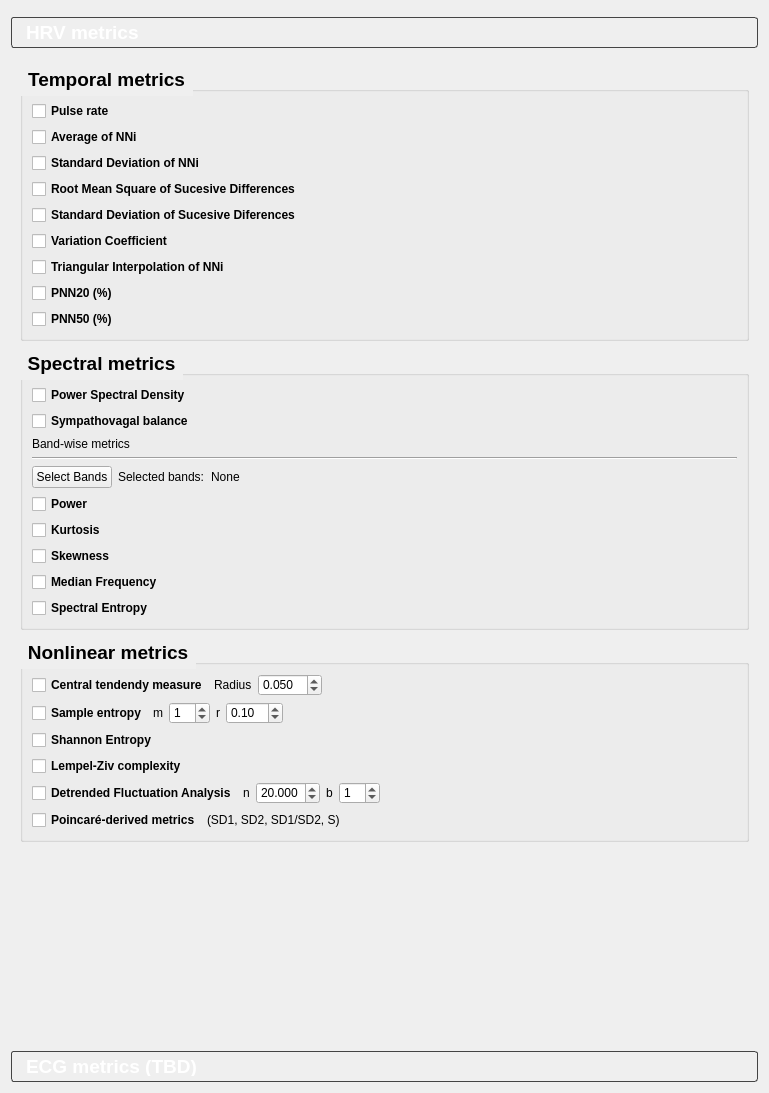
<?xml version="1.0" encoding="UTF-8"?>
<ui version="4.0">
 <class>Form</class>
 <widget class="QWidget" name="Form">
  <property name="geometry">
   <rect>
    <x>0</x>
    <y>0</y>
    <width>769</width>
    <height>1093</height>
   </rect>
  </property>
  <property name="windowTitle">
   <string>Form</string>
  </property>
  <layout class="QVBoxLayout" name="verticalLayout_4">
   <item>
    <widget class="QFrame" name="topContentWidget">
     <property name="frameShape">
      <enum>QFrame::StyledPanel</enum>
     </property>
     <property name="frameShadow">
      <enum>QFrame::Raised</enum>
     </property>
    </widget>
   </item>
   <item>
    <widget class="QToolBox" name="toolBox">
     <property name="font">
      <font>
       <pointsize>14</pointsize>
       <weight>75</weight>
       <bold>true</bold>
      </font>
     </property>
     <property name="styleSheet">
      <string notr="true">QToolBox::tab {
    background: qlineargradient(
        spread:pad, x1:0, y1:0, x2:1, y2:0,
        stop:0 #6a0dad, stop:1 #ec407a
    );
    color: white;        
    font-weight: bold; 
    padding: 5px 10px;   
    border: 1px solid #444;
    border-radius: 3px;
}

/* Color de texto dentro de la pestaña activa */
QToolBox::tab:selected {
    color: white;
}
</string>
     </property>
     <property name="currentIndex">
      <number>0</number>
     </property>
     <widget class="QWidget" name="HRVmetrics">
      <property name="geometry">
       <rect>
        <x>0</x>
        <y>0</y>
        <width>751</width>
        <height>985</height>
       </rect>
      </property>
      <attribute name="label">
       <string>HRV metrics</string>
      </attribute>
      <layout class="QGridLayout" name="gridLayout">
       <item row="1" column="0">
        <widget class="QGroupBox" name="spectral_metrics">
         <property name="font">
          <font>
           <pointsize>14</pointsize>
           <weight>75</weight>
           <bold>true</bold>
          </font>
         </property>
         <property name="styleSheet">
          <string notr="true">QGroupBox::title {
    subcontrol-origin: margin;
    subcontrol-position: top left; 
    padding: 5px;                 
    letter-spacing: 1px;
    
    color: qlineargradient(
        spread:pad, x1:0, y1:0, x2:1, y2:0,
        stop:0 #6a0dad, stop:1 #ec407a
    );
}</string>
         </property>
         <property name="title">
          <string>Spectral metrics</string>
         </property>
         <layout class="QVBoxLayout" name="verticalLayout_2">
          <item>
           <layout class="QHBoxLayout" name="horizontalLayout">
            <item>
             <widget class="QCheckBox" name="psdCBox">
              <property name="font">
               <font>
                <weight>75</weight>
                <bold>true</bold>
               </font>
              </property>
              <property name="text">
               <string>Power Spectral Density</string>
              </property>
             </widget>
            </item>
            <item>
             <spacer name="horizontalSpacer_15">
              <property name="orientation">
               <enum>Qt::Horizontal</enum>
              </property>
              <property name="sizeHint" stdset="0">
               <size>
                <width>40</width>
                <height>20</height>
               </size>
              </property>
             </spacer>
            </item>
           </layout>
          </item>
          <item>
           <layout class="QHBoxLayout" name="horizontalLayout_17">
            <item>
             <widget class="QCheckBox" name="svbCBox">
              <property name="font">
               <font>
                <weight>75</weight>
                <bold>true</bold>
               </font>
              </property>
              <property name="toolTip">
               <string>&lt;html&gt;&lt;head/&gt;&lt;body&gt;&lt;p&gt;Median Frequency&lt;/p&gt;&lt;p&gt;&lt;br/&gt;&lt;/p&gt;&lt;/body&gt;&lt;/html&gt;</string>
              </property>
              <property name="text">
               <string>Sympathovagal balance</string>
              </property>
             </widget>
            </item>
            <item>
             <spacer name="horizontalSpacer_19">
              <property name="orientation">
               <enum>Qt::Horizontal</enum>
              </property>
              <property name="sizeHint" stdset="0">
               <size>
                <width>40</width>
                <height>20</height>
               </size>
              </property>
             </spacer>
            </item>
           </layout>
          </item>
          <item>
           <widget class="QLabel" name="label">
            <property name="text">
             <string>Band-wise metrics</string>
            </property>
           </widget>
          </item>
          <item>
           <widget class="Line" name="line">
            <property name="orientation">
             <enum>Qt::Horizontal</enum>
            </property>
           </widget>
          </item>
          <item>
           <layout class="QHBoxLayout" name="horizontalLayout_5">
            <item>
             <widget class="QPushButton" name="bandButton">
              <property name="text">
               <string>Select Bands</string>
              </property>
             </widget>
            </item>
            <item>
             <widget class="QLabel" name="selectedbandsLabel">
              <property name="text">
               <string>Selected bands:</string>
              </property>
             </widget>
            </item>
            <item>
             <widget class="QLabel" name="bandLabel">
              <property name="text">
               <string>None</string>
              </property>
             </widget>
            </item>
            <item>
             <spacer name="horizontalSpacer_4">
              <property name="orientation">
               <enum>Qt::Horizontal</enum>
              </property>
              <property name="sizeHint" stdset="0">
               <size>
                <width>40</width>
                <height>20</height>
               </size>
              </property>
             </spacer>
            </item>
           </layout>
          </item>
          <item>
           <layout class="QHBoxLayout" name="horizontalLayout_6">
            <item>
             <widget class="QCheckBox" name="powerCBox">
              <property name="font">
               <font>
                <weight>75</weight>
                <bold>true</bold>
               </font>
              </property>
              <property name="text">
               <string>Power</string>
              </property>
             </widget>
            </item>
            <item>
             <spacer name="horizontalSpacer_5">
              <property name="orientation">
               <enum>Qt::Horizontal</enum>
              </property>
              <property name="sizeHint" stdset="0">
               <size>
                <width>40</width>
                <height>20</height>
               </size>
              </property>
             </spacer>
            </item>
           </layout>
          </item>
          <item>
           <layout class="QHBoxLayout" name="horizontalLayout_25">
            <item>
             <widget class="QCheckBox" name="kurtCBox">
              <property name="font">
               <font>
                <weight>75</weight>
                <bold>true</bold>
               </font>
              </property>
              <property name="toolTip">
               <string>&lt;html&gt;&lt;head/&gt;&lt;body&gt;&lt;p&gt;Spectral Entropy&lt;/p&gt;&lt;/body&gt;&lt;/html&gt;</string>
              </property>
              <property name="text">
               <string>Kurtosis</string>
              </property>
             </widget>
            </item>
            <item>
             <spacer name="horizontalSpacer_24">
              <property name="orientation">
               <enum>Qt::Horizontal</enum>
              </property>
              <property name="sizeHint" stdset="0">
               <size>
                <width>40</width>
                <height>20</height>
               </size>
              </property>
             </spacer>
            </item>
           </layout>
          </item>
          <item>
           <layout class="QHBoxLayout" name="horizontalLayout_18">
            <item>
             <widget class="QCheckBox" name="skewnessCBox">
              <property name="font">
               <font>
                <weight>75</weight>
                <bold>true</bold>
               </font>
              </property>
              <property name="text">
               <string>Skewness</string>
              </property>
             </widget>
            </item>
            <item>
             <spacer name="horizontalSpacer_22">
              <property name="orientation">
               <enum>Qt::Horizontal</enum>
              </property>
              <property name="sizeHint" stdset="0">
               <size>
                <width>40</width>
                <height>20</height>
               </size>
              </property>
             </spacer>
            </item>
           </layout>
          </item>
          <item>
           <layout class="QHBoxLayout" name="horizontalLayout_24">
            <item>
             <widget class="QCheckBox" name="mfCBox">
              <property name="font">
               <font>
                <weight>75</weight>
                <bold>true</bold>
               </font>
              </property>
              <property name="toolTip">
               <string>&lt;html&gt;&lt;head/&gt;&lt;body&gt;&lt;p&gt;Absolute Power&lt;/p&gt;&lt;/body&gt;&lt;/html&gt;</string>
              </property>
              <property name="text">
               <string>Median Frequency</string>
              </property>
             </widget>
            </item>
            <item>
             <spacer name="horizontalSpacer_23">
              <property name="orientation">
               <enum>Qt::Horizontal</enum>
              </property>
              <property name="sizeHint" stdset="0">
               <size>
                <width>40</width>
                <height>20</height>
               </size>
              </property>
             </spacer>
            </item>
           </layout>
          </item>
          <item>
           <layout class="QHBoxLayout" name="horizontalLayout_16">
            <item>
             <widget class="QCheckBox" name="seCBox">
              <property name="font">
               <font>
                <weight>75</weight>
                <bold>true</bold>
               </font>
              </property>
              <property name="toolTip">
               <string>&lt;html&gt;&lt;head/&gt;&lt;body&gt;&lt;p&gt;Relative Power&lt;/p&gt;&lt;/body&gt;&lt;/html&gt;</string>
              </property>
              <property name="text">
               <string>Spectral Entropy</string>
              </property>
             </widget>
            </item>
            <item>
             <spacer name="horizontalSpacer_18">
              <property name="orientation">
               <enum>Qt::Horizontal</enum>
              </property>
              <property name="sizeHint" stdset="0">
               <size>
                <width>40</width>
                <height>20</height>
               </size>
              </property>
             </spacer>
            </item>
           </layout>
          </item>
         </layout>
        </widget>
       </item>
       <item row="0" column="0">
        <widget class="QGroupBox" name="basic_statistical_metrics">
         <property name="font">
          <font>
           <pointsize>14</pointsize>
           <weight>75</weight>
           <bold>true</bold>
          </font>
         </property>
         <property name="styleSheet">
          <string notr="true">QGroupBox::title {
    subcontrol-origin: margin;
    subcontrol-position: top left; 
    padding: 5px;                 
    letter-spacing: 1px;
    
    color: qlineargradient(
        spread:pad, x1:0, y1:0, x2:1, y2:0,
        stop:0 #6a0dad, stop:1 #ec407a
    );
}</string>
         </property>
         <property name="title">
          <string>Temporal metrics</string>
         </property>
         <layout class="QVBoxLayout" name="verticalLayout">
          <item>
           <layout class="QHBoxLayout" name="horizontalLayout_3">
            <item>
             <widget class="QCheckBox" name="pulserateCBox">
              <property name="font">
               <font>
                <weight>75</weight>
                <bold>true</bold>
               </font>
              </property>
              <property name="text">
               <string>Pulse rate</string>
              </property>
             </widget>
            </item>
           </layout>
          </item>
          <item>
           <layout class="QHBoxLayout" name="horizontalLayout_2">
            <item>
             <widget class="QCheckBox" name="avnnCBox">
              <property name="font">
               <font>
                <weight>75</weight>
                <bold>true</bold>
               </font>
              </property>
              <property name="toolTip">
               <string>NNi = Normal to Normal Interval</string>
              </property>
              <property name="text">
               <string>Average of NNi</string>
              </property>
             </widget>
            </item>
            <item>
             <spacer name="horizontalSpacer">
              <property name="orientation">
               <enum>Qt::Horizontal</enum>
              </property>
              <property name="sizeHint" stdset="0">
               <size>
                <width>40</width>
                <height>20</height>
               </size>
              </property>
             </spacer>
            </item>
           </layout>
          </item>
          <item>
           <layout class="QHBoxLayout" name="horizontalLayout_19">
            <item>
             <widget class="QCheckBox" name="sdnnCBox">
              <property name="font">
               <font>
                <weight>75</weight>
                <bold>true</bold>
               </font>
              </property>
              <property name="text">
               <string>Standard Deviation of NNi</string>
              </property>
             </widget>
            </item>
            <item>
             <spacer name="horizontalSpacer_16">
              <property name="orientation">
               <enum>Qt::Horizontal</enum>
              </property>
              <property name="sizeHint" stdset="0">
               <size>
                <width>40</width>
                <height>20</height>
               </size>
              </property>
             </spacer>
            </item>
           </layout>
          </item>
          <item>
           <layout class="QHBoxLayout" name="horizontalLayout_4">
            <item>
             <widget class="QCheckBox" name="rmssdCBox">
              <property name="font">
               <font>
                <weight>75</weight>
                <bold>true</bold>
               </font>
              </property>
              <property name="text">
               <string>Root Mean Square of Sucesive Differences</string>
              </property>
             </widget>
            </item>
            <item>
             <spacer name="horizontalSpacer_3">
              <property name="orientation">
               <enum>Qt::Horizontal</enum>
              </property>
              <property name="sizeHint" stdset="0">
               <size>
                <width>40</width>
                <height>20</height>
               </size>
              </property>
             </spacer>
            </item>
           </layout>
          </item>
          <item>
           <layout class="QHBoxLayout" name="horizontalLayout_20">
            <item>
             <widget class="QCheckBox" name="sdsdCBox">
              <property name="font">
               <font>
                <weight>75</weight>
                <bold>true</bold>
               </font>
              </property>
              <property name="text">
               <string>Standard Deviation of Sucesive Diferences</string>
              </property>
             </widget>
            </item>
            <item>
             <spacer name="horizontalSpacer_20">
              <property name="orientation">
               <enum>Qt::Horizontal</enum>
              </property>
              <property name="sizeHint" stdset="0">
               <size>
                <width>40</width>
                <height>20</height>
               </size>
              </property>
             </spacer>
            </item>
           </layout>
          </item>
          <item>
           <layout class="QHBoxLayout" name="horizontalLayout_22">
            <item>
             <widget class="QCheckBox" name="vcCBox">
              <property name="font">
               <font>
                <weight>75</weight>
                <bold>true</bold>
               </font>
              </property>
              <property name="text">
               <string>Variation Coefficient</string>
              </property>
             </widget>
            </item>
            <item>
             <spacer name="horizontalSpacer_17">
              <property name="orientation">
               <enum>Qt::Horizontal</enum>
              </property>
              <property name="sizeHint" stdset="0">
               <size>
                <width>40</width>
                <height>20</height>
               </size>
              </property>
             </spacer>
            </item>
           </layout>
          </item>
          <item>
           <layout class="QHBoxLayout" name="horizontalLayout_15">
            <item>
             <widget class="QCheckBox" name="tinnCBox">
              <property name="font">
               <font>
                <weight>75</weight>
                <bold>true</bold>
               </font>
              </property>
              <property name="text">
               <string>Triangular Interpolation of NNi</string>
              </property>
             </widget>
            </item>
            <item>
             <spacer name="horizontalSpacer_14">
              <property name="orientation">
               <enum>Qt::Horizontal</enum>
              </property>
              <property name="sizeHint" stdset="0">
               <size>
                <width>40</width>
                <height>20</height>
               </size>
              </property>
             </spacer>
            </item>
           </layout>
          </item>
          <item>
           <layout class="QHBoxLayout" name="horizontalLayout_14">
            <item>
             <widget class="QCheckBox" name="pnn20CBox">
              <property name="font">
               <font>
                <weight>75</weight>
                <bold>true</bold>
               </font>
              </property>
              <property name="text">
               <string>PNN20 (%)</string>
              </property>
             </widget>
            </item>
            <item>
             <spacer name="horizontalSpacer_13">
              <property name="orientation">
               <enum>Qt::Horizontal</enum>
              </property>
              <property name="sizeHint" stdset="0">
               <size>
                <width>40</width>
                <height>20</height>
               </size>
              </property>
             </spacer>
            </item>
           </layout>
          </item>
          <item>
           <layout class="QHBoxLayout" name="horizontalLayout_23">
            <item>
             <widget class="QCheckBox" name="pnn50CBox">
              <property name="font">
               <font>
                <weight>75</weight>
                <bold>true</bold>
               </font>
              </property>
              <property name="text">
               <string>PNN50 (%)</string>
              </property>
             </widget>
            </item>
            <item>
             <spacer name="horizontalSpacer_21">
              <property name="orientation">
               <enum>Qt::Horizontal</enum>
              </property>
              <property name="sizeHint" stdset="0">
               <size>
                <width>40</width>
                <height>20</height>
               </size>
              </property>
             </spacer>
            </item>
           </layout>
          </item>
         </layout>
        </widget>
       </item>
       <item row="2" column="0">
        <widget class="QGroupBox" name="nonlinear_metrics">
         <property name="font">
          <font>
           <pointsize>14</pointsize>
           <weight>75</weight>
           <bold>true</bold>
          </font>
         </property>
         <property name="styleSheet">
          <string notr="true">QGroupBox::title {
    subcontrol-origin: margin;
    subcontrol-position: top left; 
    padding: 5px;                 
    letter-spacing: 1px;
    
    color: qlineargradient(
        spread:pad, x1:0, y1:0, x2:1, y2:0,
        stop:0 #6a0dad, stop:1 #ec407a
    );
}</string>
         </property>
         <property name="title">
          <string>Nonlinear metrics</string>
         </property>
         <layout class="QVBoxLayout" name="verticalLayout_3">
          <item>
           <layout class="QHBoxLayout" name="horizontalLayout_10">
            <item>
             <widget class="QCheckBox" name="ctmCBox">
              <property name="font">
               <font>
                <weight>75</weight>
                <bold>true</bold>
               </font>
              </property>
              <property name="toolTip">
               <string>&lt;html&gt;&lt;head/&gt;&lt;body&gt;&lt;p&gt;Central Tendency Measure&lt;/p&gt;&lt;/body&gt;&lt;/html&gt;</string>
              </property>
              <property name="text">
               <string>Central tendendy measure</string>
              </property>
             </widget>
            </item>
            <item>
             <widget class="QLabel" name="ctmrLabel">
              <property name="toolTip">
               <string>&lt;html&gt;&lt;head/&gt;&lt;body&gt;&lt;p&gt;Radius used to compute the CTM. Should be a positive real number&lt;/p&gt;&lt;/body&gt;&lt;/html&gt;</string>
              </property>
              <property name="text">
               <string>Radius</string>
              </property>
             </widget>
            </item>
            <item>
             <widget class="QDoubleSpinBox" name="ctmrBox">
              <property name="styleSheet">
               <string notr="true"/>
              </property>
              <property name="decimals">
               <number>3</number>
              </property>
              <property name="value">
               <double>0.050000000000000</double>
              </property>
             </widget>
            </item>
            <item>
             <spacer name="horizontalSpacer_9">
              <property name="orientation">
               <enum>Qt::Horizontal</enum>
              </property>
              <property name="sizeHint" stdset="0">
               <size>
                <width>40</width>
                <height>20</height>
               </size>
              </property>
             </spacer>
            </item>
           </layout>
          </item>
          <item>
           <layout class="QHBoxLayout" name="horizontalLayout_13">
            <item>
             <widget class="QCheckBox" name="sampenCBox">
              <property name="font">
               <font>
                <weight>75</weight>
                <bold>true</bold>
               </font>
              </property>
              <property name="toolTip">
               <string>&lt;html&gt;&lt;head/&gt;&lt;body&gt;&lt;p&gt;Sample Entropy&lt;/p&gt;&lt;/body&gt;&lt;/html&gt;</string>
              </property>
              <property name="text">
               <string>Sample entropy</string>
              </property>
             </widget>
            </item>
            <item>
             <widget class="QLabel" name="sampenmLabel">
              <property name="toolTip">
               <string>Embedding dimension (sequence length). Determines the length of subsequences compared in the signal.</string>
              </property>
              <property name="text">
               <string>m</string>
              </property>
             </widget>
            </item>
            <item>
             <widget class="QSpinBox" name="sampenmBox">
              <property name="styleSheet">
               <string notr="true"/>
              </property>
              <property name="value">
               <number>1</number>
              </property>
             </widget>
            </item>
            <item>
             <widget class="QLabel" name="sampenrLabel">
              <property name="toolTip">
               <string>Tolerance value for considering matches, usually a proportion of the standard deviation of the signal (e.g., 0.2).</string>
              </property>
              <property name="text">
               <string>r</string>
              </property>
             </widget>
            </item>
            <item>
             <widget class="QDoubleSpinBox" name="sampenrBox">
              <property name="styleSheet">
               <string notr="true"/>
              </property>
              <property name="value">
               <double>0.100000000000000</double>
              </property>
             </widget>
            </item>
            <item>
             <spacer name="horizontalSpacer_11">
              <property name="orientation">
               <enum>Qt::Horizontal</enum>
              </property>
              <property name="sizeHint" stdset="0">
               <size>
                <width>40</width>
                <height>20</height>
               </size>
              </property>
             </spacer>
            </item>
           </layout>
          </item>
          <item>
           <layout class="QHBoxLayout" name="horizontalLayout_12">
            <item>
             <widget class="QCheckBox" name="shaeCBox">
              <property name="font">
               <font>
                <weight>75</weight>
                <bold>true</bold>
               </font>
              </property>
              <property name="toolTip">
               <string>&lt;html&gt;&lt;head/&gt;&lt;body&gt;&lt;p&gt;Multiscale Sample Entropy&lt;/p&gt;&lt;/body&gt;&lt;/html&gt;</string>
              </property>
              <property name="text">
               <string>Shannon Entropy</string>
              </property>
             </widget>
            </item>
            <item>
             <spacer name="horizontalSpacer_12">
              <property name="orientation">
               <enum>Qt::Horizontal</enum>
              </property>
              <property name="sizeHint" stdset="0">
               <size>
                <width>40</width>
                <height>20</height>
               </size>
              </property>
             </spacer>
            </item>
           </layout>
          </item>
          <item>
           <layout class="QHBoxLayout" name="horizontalLayout_9">
            <item>
             <widget class="QCheckBox" name="lzcCBox">
              <property name="font">
               <font>
                <weight>75</weight>
                <bold>true</bold>
               </font>
              </property>
              <property name="toolTip">
               <string>&lt;html&gt;&lt;head/&gt;&lt;body&gt;&lt;p&gt;Lempel-Ziv Complexity&lt;/p&gt;&lt;/body&gt;&lt;/html&gt;</string>
              </property>
              <property name="text">
               <string>Lempel-Ziv complexity</string>
              </property>
             </widget>
            </item>
            <item>
             <spacer name="horizontalSpacer_8">
              <property name="orientation">
               <enum>Qt::Horizontal</enum>
              </property>
              <property name="sizeHint" stdset="0">
               <size>
                <width>40</width>
                <height>20</height>
               </size>
              </property>
             </spacer>
            </item>
           </layout>
          </item>
          <item>
           <layout class="QHBoxLayout" name="horizontalLayout_27">
            <item>
             <widget class="QCheckBox" name="dfaCBox">
              <property name="font">
               <font>
                <weight>75</weight>
                <bold>true</bold>
               </font>
              </property>
              <property name="toolTip">
               <string>&lt;html&gt;&lt;head/&gt;&lt;body&gt;&lt;p&gt;Central Tendency Measure&lt;/p&gt;&lt;/body&gt;&lt;/html&gt;</string>
              </property>
              <property name="text">
               <string>Detrended Fluctuation Analysis</string>
              </property>
             </widget>
            </item>
            <item>
             <widget class="QLabel" name="dfanLabel">
              <property name="toolTip">
               <string>&lt;html&gt;&lt;head/&gt;&lt;body&gt;&lt;p&gt;Radius used to compute the CTM. Should be a positive real number&lt;/p&gt;&lt;/body&gt;&lt;/html&gt;</string>
              </property>
              <property name="text">
               <string>n</string>
              </property>
             </widget>
            </item>
            <item>
             <widget class="QDoubleSpinBox" name="dfanBox">
              <property name="styleSheet">
               <string notr="true"/>
              </property>
              <property name="decimals">
               <number>3</number>
              </property>
              <property name="value">
               <double>20.000000000000000</double>
              </property>
             </widget>
            </item>
            <item>
             <widget class="QLabel" name="dfabLabel">
              <property name="text">
               <string>b</string>
              </property>
             </widget>
            </item>
            <item>
             <widget class="QSpinBox" name="dfabBox">
              <property name="value">
               <number>1</number>
              </property>
             </widget>
            </item>
            <item>
             <spacer name="horizontalSpacer_26">
              <property name="orientation">
               <enum>Qt::Horizontal</enum>
              </property>
              <property name="sizeHint" stdset="0">
               <size>
                <width>40</width>
                <height>20</height>
               </size>
              </property>
             </spacer>
            </item>
           </layout>
          </item>
          <item>
           <layout class="QHBoxLayout" name="horizontalLayout_28">
            <item>
             <widget class="QCheckBox" name="poincareCBox">
              <property name="font">
               <font>
                <weight>75</weight>
                <bold>true</bold>
               </font>
              </property>
              <property name="toolTip">
               <string>&lt;html&gt;&lt;head/&gt;&lt;body&gt;&lt;p&gt;Multiscale Sample Entropy&lt;/p&gt;&lt;/body&gt;&lt;/html&gt;</string>
              </property>
              <property name="text">
               <string>Poincaré-derived metrics</string>
              </property>
             </widget>
            </item>
            <item>
             <widget class="QLabel" name="poincareLabel">
              <property name="toolTip">
               <string>SD1: Poincaré plot standard deviation perpendicular the line of identity
SD2: Poincaré plot standard deviation along the line of identity
SD1/SD2: Ratio of SD1-to-SD2
S: Area of the ellipse which represents total HRV</string>
              </property>
              <property name="text">
               <string>(SD1, SD2, SD1/SD2, S)</string>
              </property>
             </widget>
            </item>
            <item>
             <spacer name="horizontalSpacer_27">
              <property name="orientation">
               <enum>Qt::Horizontal</enum>
              </property>
              <property name="sizeHint" stdset="0">
               <size>
                <width>40</width>
                <height>20</height>
               </size>
              </property>
             </spacer>
            </item>
           </layout>
          </item>
         </layout>
        </widget>
       </item>
       <item row="3" column="0">
        <spacer name="verticalSpacer_2">
         <property name="orientation">
          <enum>Qt::Vertical</enum>
         </property>
         <property name="sizeHint" stdset="0">
          <size>
           <width>20</width>
           <height>40</height>
          </size>
         </property>
        </spacer>
       </item>
      </layout>
     </widget>
     <widget class="QWidget" name="ECGmetrics">
      <property name="geometry">
       <rect>
        <x>0</x>
        <y>0</y>
        <width>751</width>
        <height>985</height>
       </rect>
      </property>
      <attribute name="label">
       <string>ECG metrics (TBD)</string>
      </attribute>
      <layout class="QVBoxLayout" name="verticalLayout_11">
       <item>
        <spacer name="verticalSpacer_3">
         <property name="orientation">
          <enum>Qt::Vertical</enum>
         </property>
         <property name="sizeHint" stdset="0">
          <size>
           <width>20</width>
           <height>40</height>
          </size>
         </property>
        </spacer>
       </item>
      </layout>
     </widget>
    </widget>
   </item>
  </layout>
 </widget>
 <resources/>
 <connections/>
</ui>
